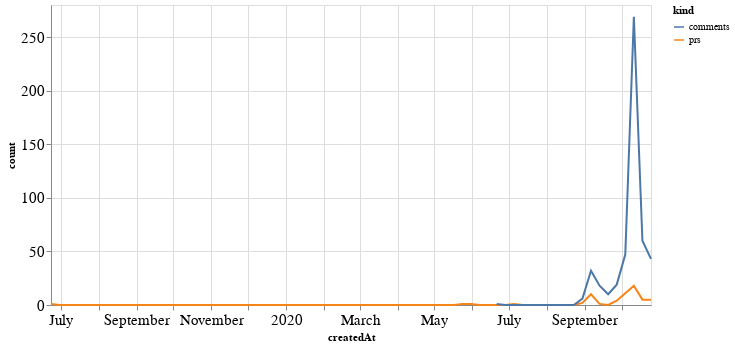

Notebook source saved alongside this figure:
### Code cell
alt.Chart(total_time, width=600).mark_line().encode(
    x='createdAt',
    y='count',
    color='kind'
)

### Figure 1 — Vega-Lite specification as saved in the notebook (floating-point values rounded to 4 significant figures; data arrays with more than 128 entries replaced by an {"elided": "..."} marker saying what was removed)
{"config": {"axisLeft": {"labelFontSize": 15}, "axisBottom": {"labelFontSize": 15}}, "data": {"name": "data-02bad3cc227af8837fd5ba88cb3b9b26"}, "mark": "line", "encoding": {"color": {"type": "nominal", "field": "kind"}, "x": {"type": "temporal", "field": "createdAt"}, "y": {"type": "quantitative", "field": "count"}}, "width": 600, "$schema": "https://vega.github.io/schema/vega-lite/v4.8.1.json", "datasets": {"data-02bad3cc227af8837fd5ba88cb3b9b26": {"elided": "142 records"}}}
